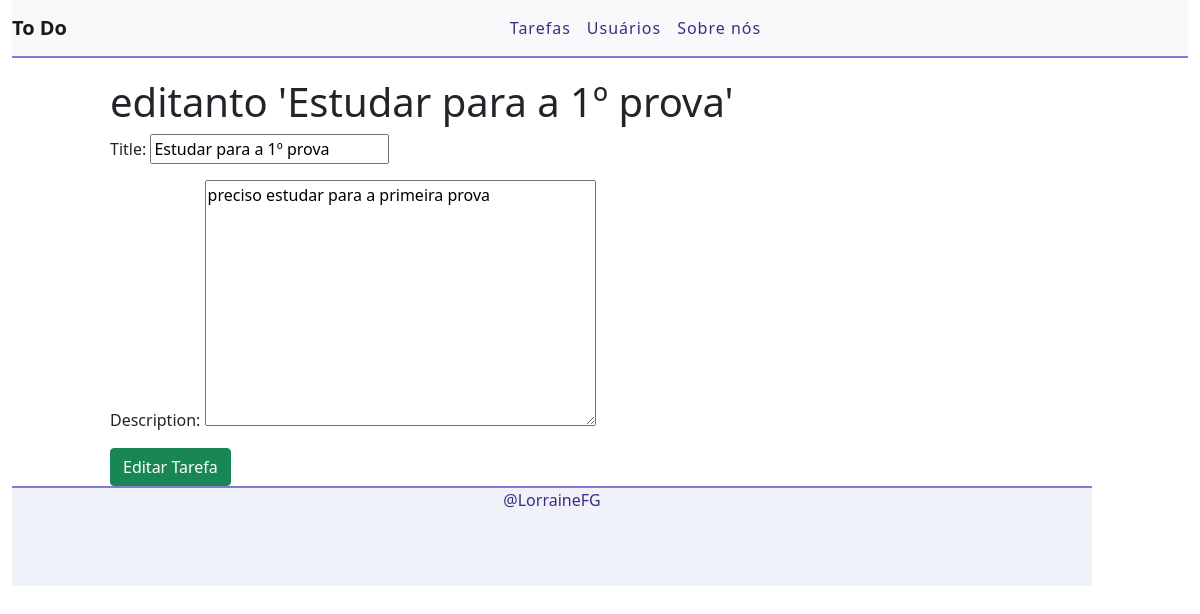
Page /edit/10 on the committed database.
### task/models.py (models this page shows, shortened)
class Task(models.Model):
    STATUS = (
        ('Doing', 'Doing'),
        ('Done', 'Done'),
    )
    title = models.CharField(max_length=255)
    description = models.TextField()
    done = models.CharField(max_length=5, choices=STATUS)
    created_al = models.DateTimeField(auto_now_add=True)
    Uptade_al = models.DateTimeField(auto_now = True)

### task/views.py (the view)
# urls.py: path('edit/<int:id>', views.editTask, name = "edit-task"),
def editTask(request, id):
  task = get_object_or_404(Task, pk=id)
  form = TaskForm(instance=task)
  if(request.method == 'POST'):
    form = TaskForm(request.POST, instance=task)
    if(form.is_valid()):
      task.save()
      return redirect ('/')
    else:
      return render(request, 'task/edittask.html', {'form':form, 'task':task})
  else:
    return render(request, 'task/edittask.html', {'form':form, 'task':task})

### task/forms.py
class TaskForm(forms.ModelForm):
    class Meta:
        model = Task
        fields = ('title', 'description')

### task/templates/task/edittask.html (shortened to what this page needs)
{% extends 'base.html' %}
{% block content%}
<div class= "offset-1 col-10 list-div">
  <h1>editanto '{{task.title}}'</h1>
  <form method="POST">
      {{ form.as_p }}
    <input type="submit" class="btn btn-success" value="Editar Tarefa">
  </form>
</div>
{% endblock %}

### task/static/css/styles.css (style rules this page uses)
:root { --main-color: #3E2B82; --second-color: #8579D2; --base-color: #F0F2FA; --text-main-color: black; --text-second-color: #4A8E2F; --yellow-color:#BAC247; --blue-color: #B6DEE7; }
.list-div { padding: 0; }

### rows in the picture
Task: title "Estudar para a 1º prova", description "preciso estudar para a primeira prova"
